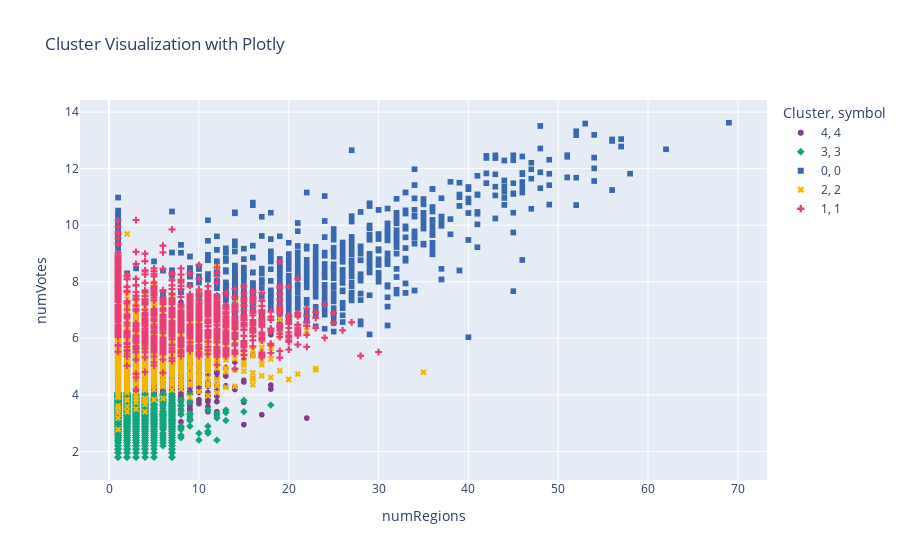

Source (notebook cell):
### Code cell
import plotly.express as px

# Crea il grafico a dispersione interattivo
fig = px.scatter(
    df, 
    x="numRegions", 
    y="numVotes", 
    color=bkmeans.labels_.astype(str),  # Converti i label a stringa per usarli come categorie
    symbol=bkmeans.labels_.astype(str), # Usa simboli diversi per ogni cluster
    color_discrete_sequence=px.colors.qualitative.Bold,  # Palette colori "bright"
    title="Cluster Visualization with Plotly",
    labels={'startYear': 'startYear', 'popularityIndex': 'Popularity Index', 'color': 'Cluster'},
)

# Mostra il grafico
fig.show()

### Figure 1 — Plotly figure (JSON) as saved in the notebook; plotly's stock layout.template omitted (floating-point values rounded to 4 significant figures; data arrays with more than 128 entries replaced by an {"elided": "..."} marker saying what was removed)
{"data": [{"hovertemplate": "Cluster=4<br>symbol=4<br>numRegions=%{x}<br>numVotes=%{y}<extra></extra>", "legendgroup": "4, 4", "marker": {"color": "rgb(127, 60, 141)", "symbol": "circle"}, "mode": "markers", "name": "4, 4", "showlegend": true, "type": "scattergl", "x": {"elided": "4693 int values"}, "xaxis": "x", "y": {"elided": "4693 float values"}, "yaxis": "y"}, {"hovertemplate": "Cluster=3<br>symbol=3<br>numRegions=%{x}<br>numVotes=%{y}<extra></extra>", "legendgroup": "3, 3", "marker": {"color": "rgb(17, 165, 121)", "symbol": "diamond"}, "mode": "markers", "name": "3, 3", "showlegend": true, "type": "scattergl", "x": {"elided": "7702 int values"}, "xaxis": "x", "y": {"elided": "7702 float values"}, "yaxis": "y"}, {"hovertemplate": "Cluster=0<br>symbol=0<br>numRegions=%{x}<br>numVotes=%{y}<extra></extra>", "legendgroup": "0, 0", "marker": {"color": "rgb(57, 105, 172)", "symbol": "square"}, "mode": "markers", "name": "0, 0", "showlegend": true, "type": "scattergl", "x": {"elided": "662 int values"}, "xaxis": "x", "y": {"elided": "662 float values"}, "yaxis": "y"}, {"hovertemplate": "Cluster=2<br>symbol=2<br>numRegions=%{x}<br>numVotes=%{y}<extra></extra>", "legendgroup": "2, 2", "marker": {"color": "rgb(242, 183, 1)", "symbol": "x"}, "mode": "markers", "name": "2, 2", "showlegend": true, "type": "scattergl", "x": {"elided": "1799 int values"}, "xaxis": "x", "y": {"elided": "1799 float values"}, "yaxis": "y"}, {"hovertemplate": "Cluster=1<br>symbol=1<br>numRegions=%{x}<br>numVotes=%{y}<extra></extra>", "legendgroup": "1, 1", "marker": {"color": "rgb(231, 63, 116)", "symbol": "cross"}, "mode": "markers", "name": "1, 1", "showlegend": true, "type": "scattergl", "x": {"elided": "1069 int values"}, "xaxis": "x", "y": {"elided": "1069 float values"}, "yaxis": "y"}], "layout": {"legend": {"title": {"text": "Cluster, symbol"}, "tracegroupgap": 0}, "title": {"text": "Cluster Visualization with Plotly"}, "xaxis": {"anchor": "y", "domain": [0, 1], "title": {"text": "numRegions"}}, "yaxis": {"anchor": "x", "domain": [0, 1], "title": {"text": "numVotes"}}}}
